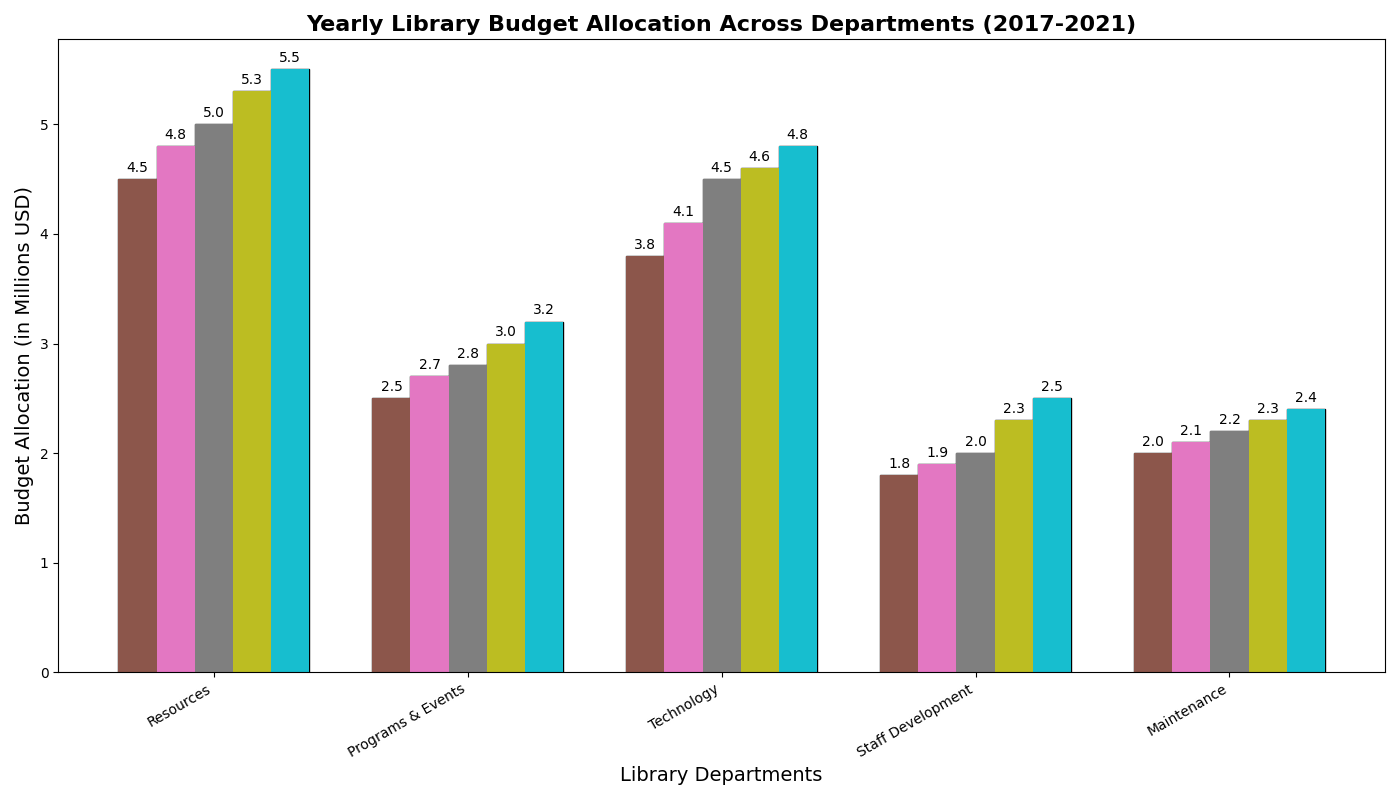

The Python source for this figure:
import matplotlib.pyplot as plt
import numpy as np

# Departments
departments = ['Resources', 'Programs & Events', 'Technology', 'Staff Development', 'Maintenance']

# Budget allocations (in millions USD) from 2017 to 2021
budget_2017 = [4.5, 2.5, 3.8, 1.8, 2.0]
budget_2018 = [4.8, 2.7, 4.1, 1.9, 2.1]
budget_2019 = [5.0, 2.8, 4.5, 2.0, 2.2]
budget_2020 = [5.3, 3.0, 4.6, 2.3, 2.3]
budget_2021 = [5.5, 3.2, 4.8, 2.5, 2.4]

# Combine the data into a numpy array for easier plotting
data = np.array([budget_2017, budget_2018, budget_2019, budget_2020, budget_2021])

# Set up the bar chart
fig, ax = plt.subplots(figsize=(14, 8))

# Define the positions of the bars
x = np.arange(len(departments))
width = 0.15

# Plotting bars for each year
for i in range(data.shape[0]):
    ax.bar(x + (i - 2) * width, data[i], width, edgecolor='black')

# Adding labels and title
ax.set_xlabel('Library Departments', fontsize=14)
ax.set_ylabel('Budget Allocation (in Millions USD)', fontsize=14)
ax.set_title('Yearly Library Budget Allocation Across Departments (2017-2021)', fontsize=16, fontweight='bold')
ax.set_xticks(x)
ax.set_xticklabels(departments, rotation=30, ha='right')

# Remove grid and legend
ax.yaxis.grid(False)
ax.legend().remove()

# Annotate bars with their values
for i in range(data.shape[0]):
    bars = ax.bar(x + (i - 2) * width, data[i], width)
    for bar, height in zip(bars, data[i]):
        ax.annotate(f'{height:.1f}', 
                    xy=(bar.get_x() + bar.get_width() / 2, height),
                    xytext=(0, 3), 
                    textcoords="offset points",
                    ha='center', va='bottom', fontsize=10, color='black')

# Automatically adjust layout
plt.tight_layout()

# Display the bar chart
plt.show()
